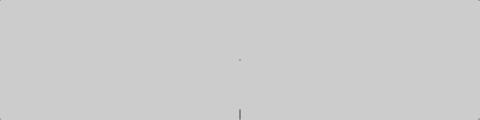
Frame 1 (no input)
Frame 60 (no input): identical to frame 1, image omitted
Frame 120 (the mouse pressed at the canvas centre since frame 60): identical to frame 1, image omitted

The p5.js sketch that drew this single still picture (run headless with seeded random() and noise() and a simulated clock; from frame 60 on, the mouse is pressed at the canvas centre):

// p5.js sketch
// ── sketch.js
function setup() {
  createCanvas(480,120);
}

function draw() {
  background(204);
  point(0,0);
  point(479,0);
  point(0,119);
  point(479,119);
  point(240, 60);
  point(240,119);
  point(240,118);
  point(240,117);
  point(240,116);
  point(240,115);
  point(240,114);
  point(240,113);
  point(240,112);
  point(240,111);
  point(240,110);

}
